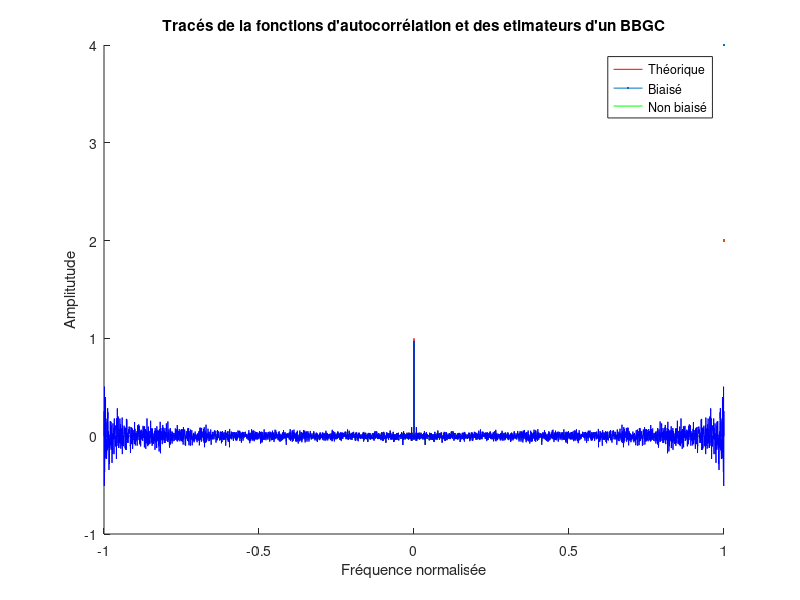
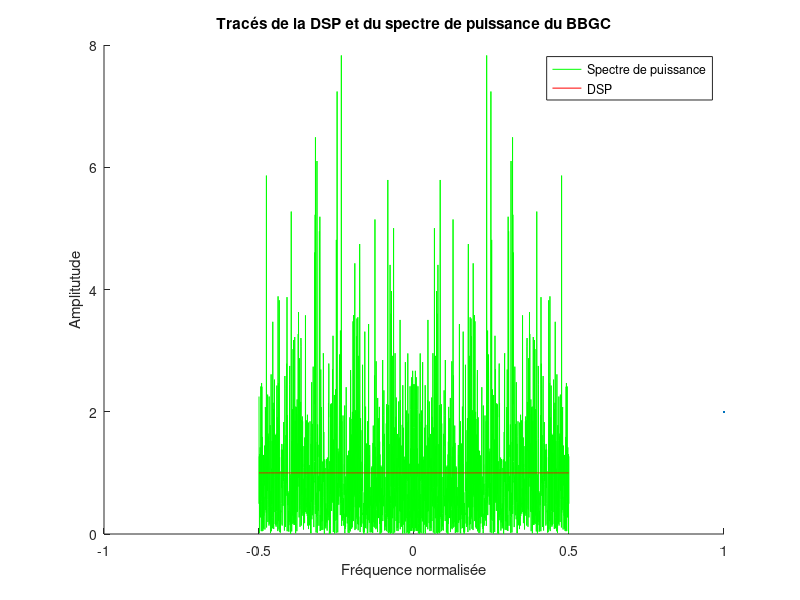

Here is the MATLAB script that generated these plots, in order: (Note: this script raises an error after producing the figures.)
%% Préparation répertoire de travail
clear 
close all
clc

%% Préliminaire 1
% Paramètres
N = 2048;
sig2 = 1;

% Genration d'un bbgc
bruit = randn(1, N) * sqrt(sig2);

% Fonction d'autocorrélation et estimateurs
xcorr_normalized = xcorr(bruit, N, 'normalized');
xcorr_biased = xcorr(bruit, N, 'biased');
xcorr_unbiased = xcorr(bruit, N, 'unbiased');
freq_corr = -1:1/N:1;

% DSP et spectre de puissance
spectre_puiss = (abs(fftshift(fft(bruit,N))).^2)/N;
DSP = sig2*ones(1,N);
freq_puiss = -1/2:1/N:1/2-1/N;

% Tracés des fonctions d'autocorrélations
figure;
hold on;
plot(freq_corr,xcorr_normalized, 'r', LineWidth=4);
plot(freq_corr,xcorr_biased, 'g', LineWidth=2);
plot(freq_corr,xcorr_unbiased, 'b');
hold off;
legend('Théorique','Biaisé', 'Non biaisé');
title("Tracés de la fonctions d'autocorrélation et des etimateurs d'un BBGC");
ylabel('Amplitutude');
xlabel('Fréquence normalisée')

% Tracés DSP et spectre de puissance
figure;
hold on;
plot(freq_puiss, spectre_puiss, 'g');
plot(freq_puiss, DSP, 'r', LineWidth=2);
hold off;
legend('Spectre de puissance', 'DSP');
title('Tracés de la DSP et du spectre de puissance du BBGC');
ylabel('Amplitutude');
xlabel('Fréquence normalisée');

% Périodogramme de Barlett
NFFT = 256;
f = -1/2:1/NFFT:1/2-1/NFFT;

DSP_Bartlett = bartlett(bruit, NFFT);

figure;
subplot(211);
hold on;
plot(f, DSP_Bartlett, 'r', DisplayName='Périodogramme de Bartlett (NFFT points)');
plot(f, DSP(1:NFFT), 'g', DisplayName='Densité spectrale de puissance');
hold off;
legend();
title("Périodogramme de Bartlett et densité spectrale de puissance");
ylabel('Amplitutude');
xlabel('Fréquence normalisée');
subplot(212);
plot(freq_puiss, spectre_puiss, 'b', DisplayName="Spectre de puissance");
legend();
ylabel('Amplitutude');
xlabel('Fréquence normalisée');
title("Spectre de puissance")

% Périodogramme de Welch

overlap = 0.1;
DSP_Welch = welch(bruit, NFFT, overlap);

figure;
subplot(211)
hold on;
plot(f, DSP_Welch, 'r', DisplayName="Périodogramme de Welch (NFFT points)");
plot(f, DSP(1:NFFT), 'g', DisplayName="Densité spectrale de puissance");
hold off;
legend();
title("Périodogramme de Welch et densité spectrale de puissance");
ylabel('Amplitutude');
xlabel('Fréquence normalisée');
subplot(212);
plot(freq_puiss, spectre_puiss, 'b', DisplayName="Spectre de puissance (N points)");
legend();
ylabel('Amplitutude');
xlabel('Fréquence normalisée');
title("Spectre de puissance")

% Périodogramme de Daniell

M = 5;                          % Taille de la fenetre de lissage
DSP_Daniell = daniell(bruit, M);

figure;
subplot(211)
hold on;
plot(freq_puiss, DSP_Daniell, 'r', DisplayName="Périodogramme de Daniell (N points)");
plot(freq_puiss, DSP, 'g', DisplayName="Densité spectrale de puissance");
hold off;
legend();
title("Périodogramme de Daniell et densité spectrale de puissance");
ylabel('Amplitutude');
xlabel('Fréquence normalisée');
subplot(212);
plot(freq_puiss, spectre_puiss, 'b', DisplayName="Spectre de puissance (N points)");
legend();
ylabel('Amplitutude');
xlabel('Fréquence normalisée');
title("Spectre de puissance")

% Corrélogramme

M_correl = N/5;                             % Tronquage, réduit la variance
correlogram = correlogram(bruit, M_correl);
L = length(correlogram);
f_correl = -1/2:1/L:1/2-1/L;

figure;
subplot(211)
hold on;
plot(f_correl, correlogram, 'r', DisplayName="Corrélogramme");
plot(f_correl, DSP(1:L), 'g', DisplayName="Densité spectrale de puissance");
hold off;
legend();
title("Corrélogramme et densité spectrale de puissance");
ylabel('Amplitutude');
xlabel('Fréquence normalisée');
subplot(212);
plot(freq_puiss, spectre_puiss, 'b', DisplayName="Spectre de puissance (N points)");
legend();
ylabel('Amplitutude');
xlabel('Fréquence normalisée');
title("Spectre de puissance")

% Platitude spectrale
%plat_spectrale = geomean(spectre_puiss)/mean(spectre_puiss);
